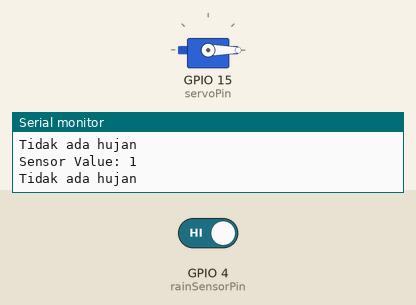
The sketch below on a simulated ESP32. On the bench: servo, the last lines printed to the serial monitor. The test bench sets the inputs (shaded band); at power-on: GPIO 4 (rainSensorPin) HIGH.

Above: at 2.8 s.
2.9 s: GPIO 4 (rainSensorPin) driven LOW
At 3.9 s:
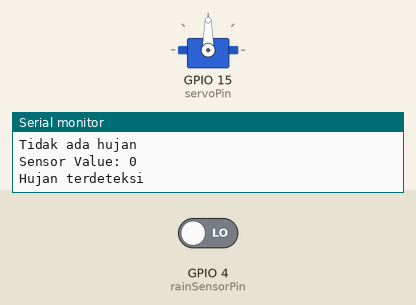
4.5 s: GPIO 4 (rainSensorPin) driven HIGH
At 5.4 s:
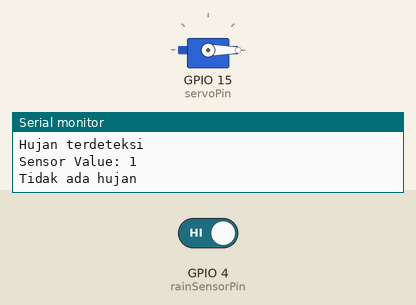
Timing chart, 0 to 7.5 s (numbered marks = the images above; inputs shaded):
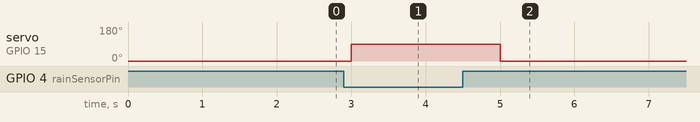

Measured:
- after the input at 2.9 s, servo on GPIO 15 (servoPin): 0° → 90° after 0.10 s
- after the input at 4.5 s, servo on GPIO 15 (servoPin): 90° → 0° after 0.50 s

The sketch:

RAINDROPS.ino
```cpp
#include <ESP32Servo.h>

const int rainSensorPin = 4; // Pin sensor hujan digital
const int servoPin = 15;     // Pin servo

Servo myServo;

void setup() {
  pinMode(rainSensorPin, INPUT);
  myServo.attach(servoPin);
  myServo.write(0); // Posisi awal servo (0 derajat)
  Serial.begin(115200);
  Serial.println("Program dimulai");
}

void loop() {
  int sensorValue = digitalRead(rainSensorPin); // Baca nilai dari sensor hujan

  Serial.print("Sensor Value: ");
  Serial.println(sensorValue);

  if (sensorValue == LOW) {
    // Jika sensor mendeteksi hujan (nilai LOW)
    Serial.println("Hujan terdeteksi");
    myServo.write(90); // Putar servo ke 90 derajat
  } else {
    // Jika sensor tidak mendeteksi hujan
    Serial.println("Tidak ada hujan");
    myServo.write(0);  // Kembali ke posisi awal
  }

  delay(1000); // Tunggu 1 detik sebelum membaca nilai lagi
}


// Raindrop Sensor MH-RD:
// VCC → 3.3V (ESP32)
// GND → GND (ESP32)
// DO (Digital Output) → GPIO 4 (ESP32)

// Servo SG90:
// VCC → 5V (Jika tidak tersedia 5V pada ESP32, gunakan sumber eksternal dengan GND bersama ESP32)
// GND → GND (ESP32)
// Signal → GPIO 15 (ESP32)
```
